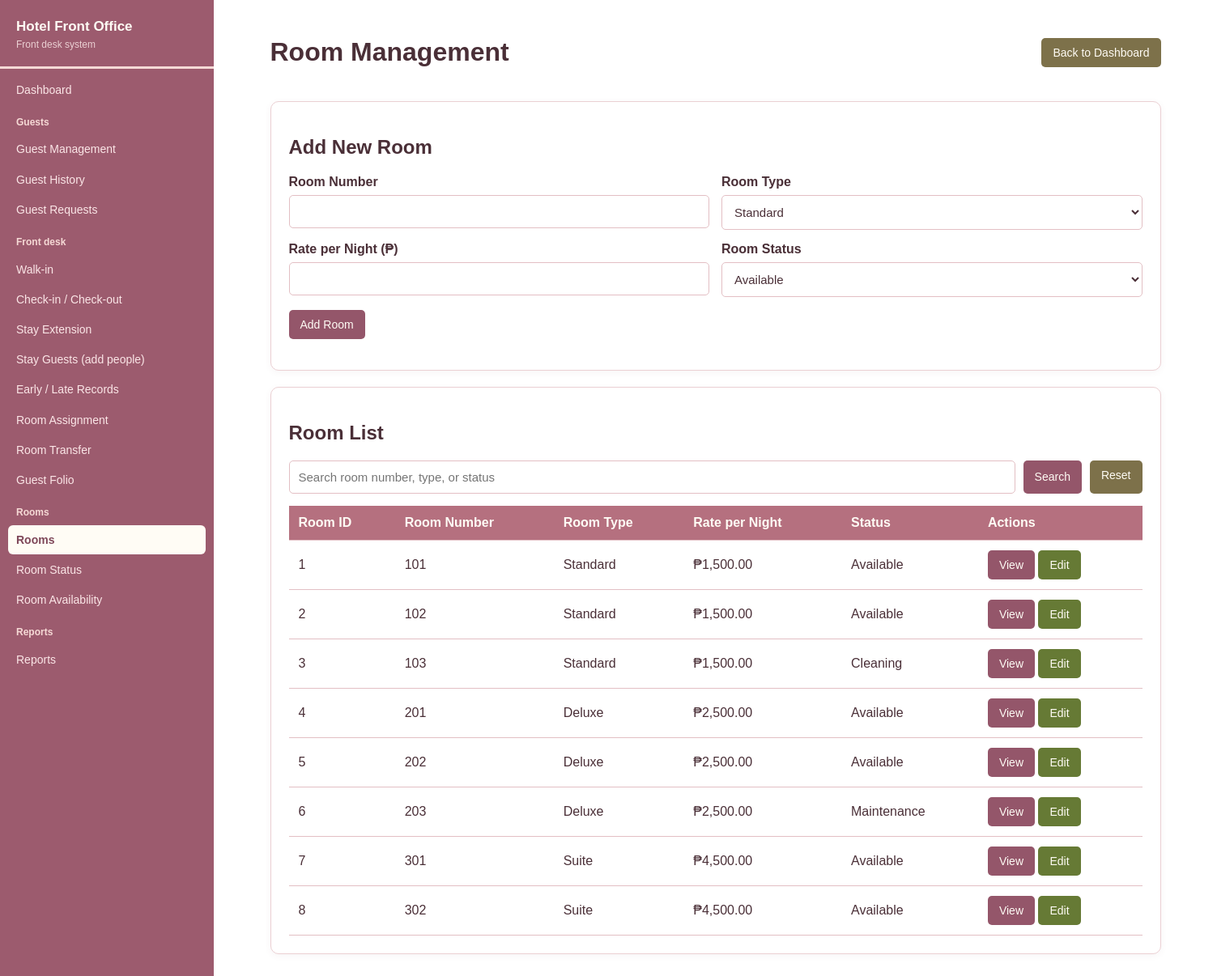
The app's page /rooms/index.php with its own data.
### tables this page shows
CREATE TABLE rooms (
    room_id      INT UNSIGNED NOT NULL AUTO_INCREMENT,
    room_number  VARCHAR(20)  NOT NULL,
    room_type    ENUM('Standard','Deluxe','Suite') NOT NULL DEFAULT 'Standard',
    rate         DECIMAL(10,2) NOT NULL DEFAULT 0.00,
    room_status  ENUM('Available','Occupied','Maintenance','Reserved','Cleaning')
                 NOT NULL DEFAULT 'Available',
    PRIMARY KEY (room_id),
    UNIQUE KEY uq_rooms_number (room_number),
    KEY idx_rooms_status (room_status)
);

### rooms/index.php (the view, shortened to what this page needs)
<?php
require_once "../config/database.php";
$room_number = "";
$room_type = "Standard";
$rate = "";
$room_status = "Available";
function e($value) {
    return htmlspecialchars((string)$value, ENT_QUOTES, "UTF-8");
}
$search = trim($_GET["q"] ?? "");
if ($search !== "") {
    $stmt = $conn->prepare(
        "SELECT * FROM rooms
         WHERE room_number LIKE ?
            OR room_type LIKE ?
            OR room_status LIKE ?
         ORDER BY room_number"
    );
    $term = "%" . $search . "%";
    $stmt->bind_param("sss", $term, $term, $term);
} else {
    $stmt = $conn->prepare(
        "SELECT * FROM rooms ORDER BY room_number"
    );
}
$stmt->execute();
$rooms = $stmt->get_result();
?>
<!DOCTYPE html>
<html lang="en">
<head>
</head>
<body>
<?php include __DIR__ . '/../includes/sidebar.php'; ?>
<div class="container">
    <div class="top">
        <h1>Room Management</h1>
        <a class="btn btn-secondary" href="../index.php">
            Back to Dashboard
        </a>
    </div>
    <div class="panel">
        <h2>Add New Room</h2>
        <form method="POST" action="index.php">
            <div class="form-grid">
                <div>
                    <label for="room_number">Room Number</label>
                    <input
                        type="text"
                        id="room_number"
                        name="room_number"
                        value="<?= e($room_number) ?>"
                        required
                    >
                </div>
                <div>
                    <label for="room_type">Room Type</label>
                    <select id="room_type" name="room_type" required>
                        <?php foreach (["Standard", "Deluxe", "Suite"] as $type): ?>
                            <option
                                value="<?= e($type) ?>"
                                <?= $room_type === $type ? "selected" : "" ?>
                            >
                                <?= e($type) ?>
                            </option>
                        <?php endforeach; ?>
                    </select>
                </div>
                <div>
                    <label for="rate">Rate per Night (₱)</label>
                    <input
                        type="number"
                        id="rate"
                        name="rate"
                        min="0"
                        step="0.01"
                        value="<?= e($rate) ?>"
                        required
                    >
                </div>
                <div>
                    <label for="room_status">Room Status</label>
                    <select id="room_status" name="room_status" required>
                        <?php foreach (
                            ["Available", "Occupied", "Maintenance", "Reserved", "Cleaning"]
                            as $status
                        ): ?>
                            <option
                                value="<?= e($status) ?>"
                                <?= $room_status === $status ? "selected" : "" ?>
                            >
                                <?= e($status) ?>
                            </option>
                        <?php endforeach; ?>
                    </select>
                </div>
            </div>
            <p>
                <button type="submit">Add Room</button>
            </p>
        </form>
    </div>
    <div class="panel">
        <h2>Room List</h2>
        <form method="GET" action="index.php" class="search-form">
            <input
                type="text"
                name="q"
                placeholder="Search room number, type, or status"
                value="<?= e($search) ?>"
            >
            <button type="submit">Search</button>
            <a class="btn btn-secondary" href="index.php">Reset</a>
        </form>
        <div class="table-wrap">
            <table>
                <thead>
                <tr>
                    <th>Room ID</th>
                    <th>Room Number</th>
                    <th>Room Type</th>
                    <th>Rate per Night</th>
                    <th>Status</th>
                    <th>Actions</th>
                </tr>
                </thead>
                <tbody>
                <?php if ($rooms->num_rows > 0): ?>
                    <?php while ($room = $rooms->fetch_assoc()): ?>
                        <tr>
                            <td><?= e($room["room_id"]) ?></td>
                            <td><?= e($room["room_number"]) ?></td>
                            <td><?= e($room["room_type"]) ?></td>
                            <td>₱<?= number_format((float)$room["rate"], 2) ?></td>
                            <td><?= e($room["room_status"]) ?></td>
                            <td>
                                <a class="btn"
                                   href="view.php?id=<?= (int)$room["room_id"] ?>">
                                    View
                                </a>
                                <a class="btn btn-edit"
                                   href="edit.php?id=<?= (int)$room["room_id"] ?>">
                                    Edit
                                </a>
                            </td>
                        </tr>
                    <?php endwhile; ?>
                <?php else: ?>
                    <tr>
                        <td colspan="6">No rooms found.</td>
                    </tr>
                <?php endif; ?>
                </tbody>
            </table>
        </div>
    </div>
</div>
</body>
</html>

### rooms/index.php (style rules this page uses)
* { box-sizing: border-box; }
body { font-family: Arial, sans-serif; background: #FFFFFF; margin: 0; padding: 25px; color: #4A2F37; }
.container { max-width: 1100px; margin: auto; }
.top { display: flex; justify-content: space-between; align-items: center; gap: 12px; flex-wrap: wrap; }
.panel { background: #FFFFFF; border: 1px solid #EBD0D3; padding: 22px; margin: 20px 0; border-radius: 10px; box-shadow: 0 2px 8px #7e46580f; }
.form-grid { display: grid; grid-template-columns: repeat(2, minmax(0, 1fr)); gap: 15px; }
label { display: block; font-weight: bold; margin-bottom: 7px; }
input, select { width: 100%; padding: 11px; border: 1px solid #E3BFC4; border-radius: 5px; font-size: 15px; }
button, .btn { display: inline-block; padding: 10px 14px; border: none; border-radius: 5px; background: #94566A; color: #FFFCF5; text-decoration: none; cursor: pointer; font-size: 14px; }
.btn-secondary { background: #7D714A; }
.btn-edit { background: #667A35; }
.search-form { display: flex; gap: 10px; margin-top: 15px; }
.search-form input { flex: 1; }
.table-wrap { overflow-x: auto; }
table { width: 100%; border-collapse: collapse; margin-top: 15px; }
th, td { padding: 12px; border-bottom: 1px solid #E3BFC4; text-align: left; white-space: nowrap; }
th { background: #B5707F; color: #FFFCF5; }
body { color: #4A2F37; }
input, select, textarea { background-color: #FFFFFF; color: #4A2F37; }

### includes/sidebar.php (style rules this page uses)
@media (min-width: 901px) { body { margin-left: 264px !important; } }

### records on screen
rooms: room_id "1", room_number "101", room_type "Standard", rate "1,500.00", room_status "Available"
rooms: room_id "2", room_number "102", room_type "Standard", rate "1,500.00", room_status "Available"
rooms: room_id "3", room_number "103", room_type "Standard", rate "1,500.00", room_status "Cleaning"
rooms: room_id "4", room_number "201", room_type "Deluxe", rate "2,500.00", room_status "Available"
rooms: room_id "5", room_number "202", room_type "Deluxe", rate "2,500.00", room_status "Available"
rooms: room_id "6", room_number "203", room_type "Deluxe", rate "2,500.00", room_status "Maintenance"
rooms: room_id "7", room_number "301", room_type "Suite", rate "4,500.00", room_status "Available"
rooms: room_id "8", room_number "302", room_type "Suite", rate "4,500.00", room_status "Available"

### other values on screen
$hfoEsc($hfoGroupName) "Guests"
$hfoEsc($hfoLabel) "Guest Management"
$hfoEsc($hfoLabel) "Guest History"
$hfoEsc($hfoLabel) "Guest Requests"
$hfoEsc($hfoGroupName) "Front desk"
$hfoEsc($hfoLabel) "Walk-in"
$hfoEsc($hfoLabel) "Check-in / Check-out"
$hfoEsc($hfoLabel) "Stay Extension"
$hfoEsc($hfoLabel) "Stay Guests (add people)"
$hfoEsc($hfoLabel) "Early / Late Records"
$hfoEsc($hfoLabel) "Room Assignment"
$hfoEsc($hfoLabel) "Room Transfer"
$hfoEsc($hfoLabel) "Guest Folio"
$hfoEsc($hfoGroupName) "Rooms"
$hfoEsc($hfoLabel) "Rooms"
